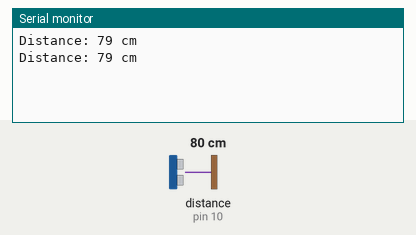
Simulated run of this sketch. Board: Arduino Uno, built with avr-gcc and run on an emulated ATmega328P. Parts: the last lines printed to the serial monitor. Wiring (inferred from the names in the program): ultrasonic range finder: trigger pin 9; echo pin 10. Inputs (shaded band) come from the test bench; at power-on: distance to the obstacle (sensor on pin 10) 80 cm. The echo pulse lasts 58.3 µs per cm.

Above: at 1.8 s.
1.9 s: distance to the obstacle (sensor on pin 10) set to 2 cm
At 2.5 s:
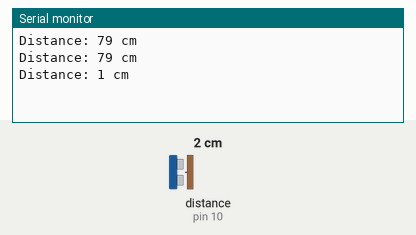
3.4 s: distance to the obstacle (sensor on pin 10) set to 4 cm
At 4.8 s:
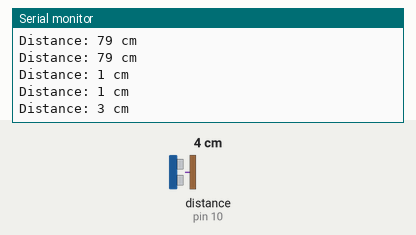
Timing chart, 0 to 6.4 s (numbered marks = the images above; inputs shaded):
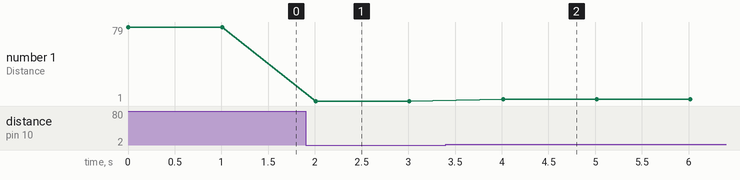

The sketch:

arduino.ino
```cpp
#define trigPin 9
#define echoPin 10

void setup() {
  Serial.begin(9600);
  pinMode(trigPin, OUTPUT);
  pinMode(echoPin, INPUT);
}

void loop() {
  long duration, distance;

  digitalWrite(trigPin, LOW);
  delayMicroseconds(2);
  digitalWrite(trigPin, HIGH);
  delayMicroseconds(10);
  digitalWrite(trigPin, LOW);

  duration = pulseIn(echoPin, HIGH);

  distance = (duration / 2) / 29.1; // Calculate distance in centimeters

  Serial.print("Distance: ");
  Serial.print(distance);
  Serial.println(" cm");

  delay(1000); // Wait for 1 second before sending the next reading
}
```

Measured:
- after the input at 1.9 s, the serial monitor: prints a new line after 0.11 s (image 1)
- after the input at 3.4 s, the serial monitor: prints a new line after 0.61 s (image 2)
- plotted number 1: 79 → 1 after the input at 1.9 s, 1 → 3 after the input at 3.4 s
